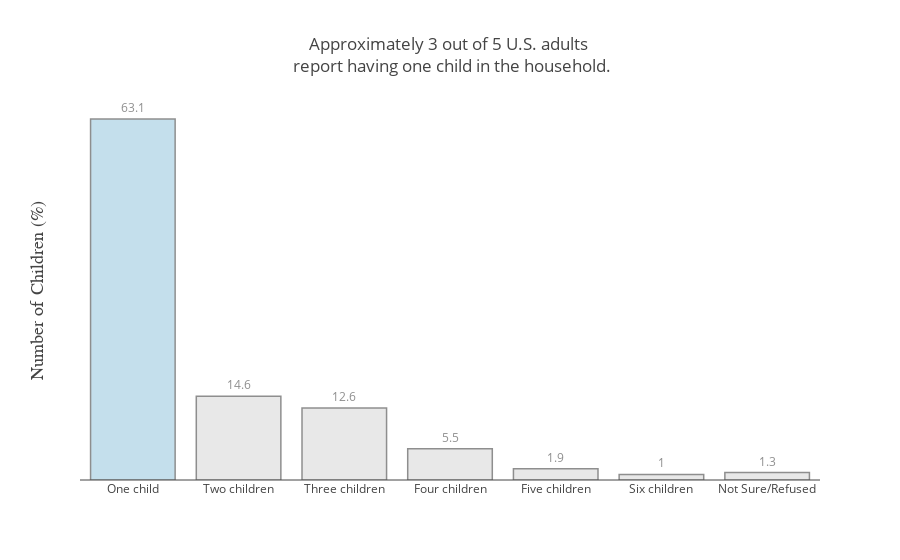

Write notebook code for a chart like this one.
### Code cell
graphData=freq_table.reset_index().copy()
#pass data in
data = [go.Bar(x=graphData.loc[0:6]['index'],
               y=graphData.loc[0:6]['Percent'],
               text=round((graphData.loc[0:6]['Percent']),1),
               textposition='outside',marker=dict(
               color=['rgb(158,202,225)','rgb(217,217,217)','rgb(217,217,217)','rgb(217,217,217)','rgb(217,217,217)','rgb(217,217,217)','rgb(217,217,217)'],line=dict(color='rgb(68,68,68)',
               width=1.5),),opacity=0.6)]

layout = go.Layout(
                title='Approximately 3 out of 5 U.S. adults <br> report having one child in the household.',
                yaxis=dict(title='Number of Children (%) ',ticks='',showticklabels=False,showgrid=False,
                titlefont=dict(family='Arial, sans-serif',size=18,color='444444',))
                ,xaxis=dict(ticks='',tickangle=0))

fig = go.Figure(data=data, layout=layout)
py.iplot(fig, filename='text-hover-bar')

### Figure 1 — Plotly figure (JSON) as saved in the notebook; plotly's stock layout.template omitted (floating-point values rounded to 4 significant figures)
{"data": [{"marker": {"color": ["rgb(158,202,225)", "rgb(217,217,217)", "rgb(217,217,217)", "rgb(217,217,217)", "rgb(217,217,217)", "rgb(217,217,217)", "rgb(217,217,217)"], "line": {"color": "rgb(68,68,68)", "width": 1.5}}, "opacity": 0.6, "text": [63.1, 14.6, 12.6, 5.5, 1.9, 1, 1.3], "textposition": "outside", "type": "bar", "x": ["One child", "Two children", "Three children", "Four children", "Five children", "Six children", "Not Sure/Refused"], "y": [63.12, 14.63, 12.57, 5.455, 1.948, 0.9784, 1.302]}], "layout": {"title": "Approximately 3 out of 5 U.S. adults <br> report having one child in the household.", "xaxis": {"tickangle": 0, "ticks": ""}, "yaxis": {"showgrid": false, "showticklabels": false, "ticks": "", "title": "Number of Children (%) ", "titlefont": {"color": "444444", "family": "Arial, sans-serif", "size": 18}}}}
